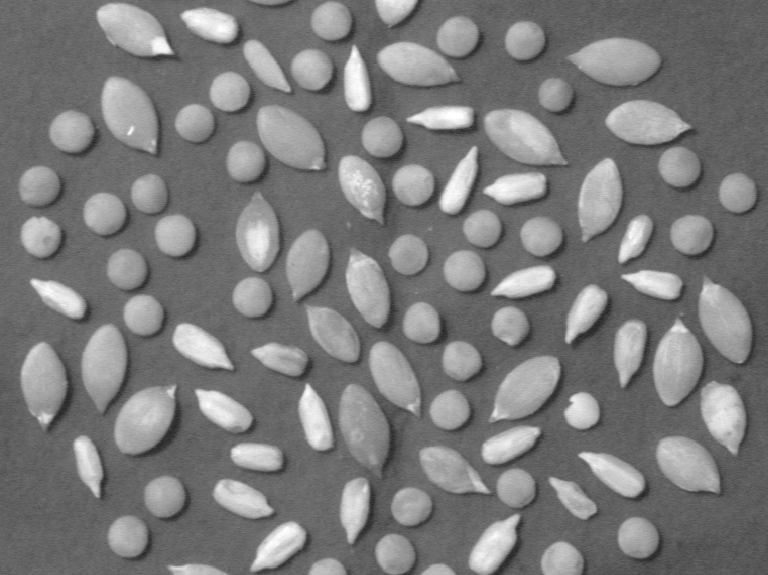
%> input picture Traitement d Images/TP3/img/Seeds.png, 768 x 575 px
$ octave classification.m   (GNU Octave 9; MATLAB toolbox functions it lacks are replaced by stand-ins)
%> lines starting %> are read from the running program, lines starting %| are printed output that depends on the picture; in (x1, y1, x2, y2) boxes, pixels count from 0 and x2, y2 are one past the last pixel; in counts of white or black regions, pixels touching at a corner belong together; the program's own positions count from 1
### Traitement d Images/TP3/PropSeed.m
function Tab = PropSeed(Ig)
  Tab = regionprops(logical(Ig), 'Area','Eccentricity');
  Tab = cell2mat(struct2cell(Tab))';
end

### Traitement d Images/TP3/classification.m


%% 2.1 Pretraitement
% chaque type de graine a une taille et une forme distinctive
Seeds = imread("img/Seeds.png");
%> Seeds is the input picture: size 575x768 uint8; min 33, max 255, mean 123.5
maxi = max(Seeds(:));
%> maxi = 255
mini = min(Seeds(:));
%> mini = 33
% normalisation : exploiter toute la dynamique
normal = (255 / (maxi-mini)) * (Seeds - mini);
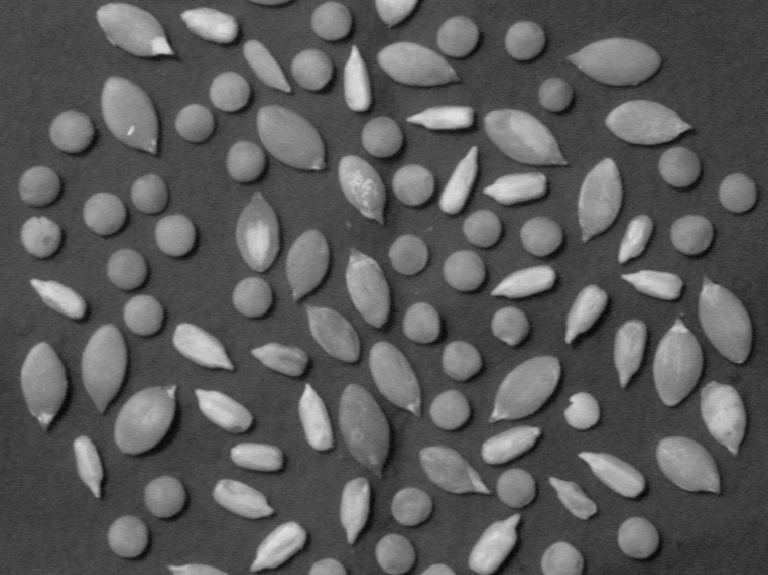
%> normal: size 575x768 uint8; min 0, max 222, mean 90.5
%binaire = imbinarize(normal); %% MatLab
binaire = im2bw(normal); %% Octave
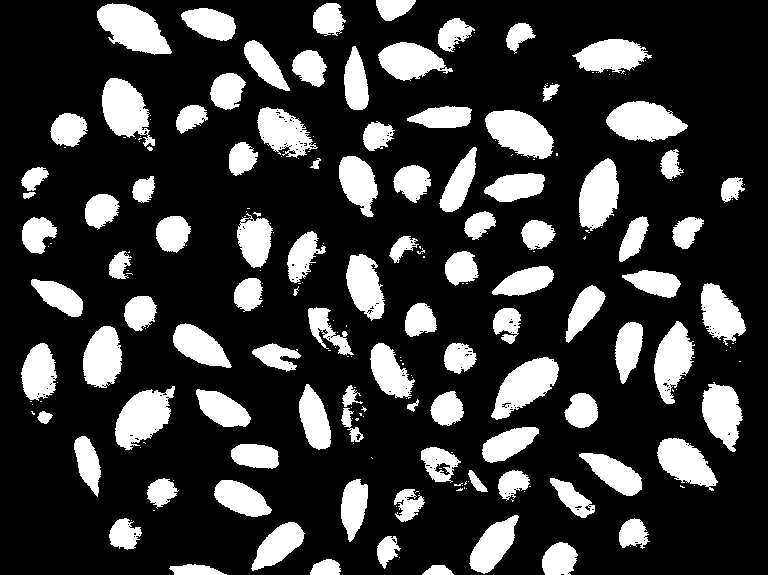
%> binaire: size 575x768 logical; 22.3% white; 225 white regions (125 under 20 px), largest, box (x1, y1, x2, y2) and area: (97, 3, 172, 55) 2373, (606, 101, 688, 142) 2288, (115, 386, 175, 450) 2274

figure;
subplot(1,3,1);
imshow(Seeds);
subplot(1,3,2);
imshow(normal);
imwrite(normal, "seeds_normal.png");
subplot(1,3,3);
imshow(binaire);
imwrite(normal, "seeds_bin.png");

disk = strel("disk", 3);
ouver = imdilate(imerode(binaire, disk), disk);
%> ouver: size 575x768 logical; 21.2% white; 102 white regions, largest, box (x1, y1, x2, y2) and area: (97, 4, 171, 54) 2334, (606, 101, 687, 141) 2250, (485, 110, 553, 159) 2213
figure;
imshow(ouver);

img_zero = zeros(size(Seeds));
img_zero(:, 1) = 1;
%> img_zero: size 575x768 double; values 0 (black) and 1 (white), 0.13% white in thin lines or dots, all inside (x1, y1, x2, y2) = (0, 0, 1, 575)
img_zero(:, end) = 1;
img_zero(1, :) = 1;
img_zero(end, :) = 1;
%> img_zero: size 575x768 double; values 0 (black) and 1 (white), 0.61% white in thin lines or dots

graines_coupees = imreconstruct(img_zero, double(ouver));
%> graines_coupees: size 575x768 double; values 0 (black) and 1 (white), 0.57% white; 5 white regions, box (x1, y1, x2, y2) and area: (542, 542, 577, 575) 905, (376, 0, 416, 21) 587, (171, 564, 223, 575) 430, (310, 559, 340, 575) 381, (423, 565, 453, 575) 223
imgF = ouver - graines_coupees;
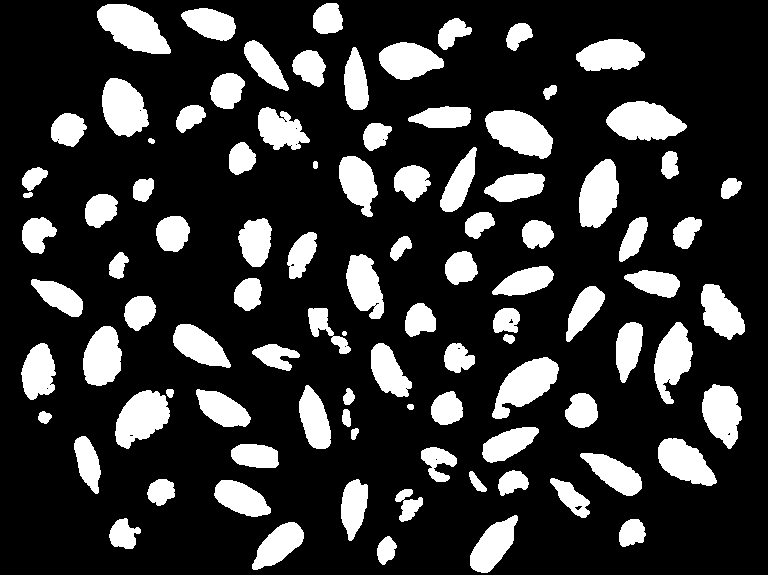
%> imgF: size 575x768 double; values 0 (black) and 1 (white), 20.7% white; 97 white regions, largest, box (x1, y1, x2, y2) and area: (97, 4, 171, 54) 2334, (606, 101, 687, 141) 2250, (485, 110, 553, 159) 2213

figure;
subplot(1, 2, 1);
imshow(imgF);
subplot(1, 2, 2);
imshow(graines_coupees)

%% 2.2 Granulometrie
tailles = zeros(1, 20);
for i = 1:20
    disk = strel("disk", i);
    imgO = imdilate(imerode(imgF, disk), disk);
    %figure;
    %imshow(imgO);
    tailles(i) = length(PropSeed(imgO));
end
%> this loop made 20 passes
%> Tab in PropSeed on passes 19 to 20: [1122 0.212; 1380 0.459; 1615 0.633; 1570 0.539; 1460 0.574], [1439 0.444]
%> after the loop, tailles = 20 values, max 99 at index 2, min 2 at index 20, mean 57.5

figure;
plot(1:20, tailles);
xlabel("Taille du disque"), ylabel("Nombre de graines");
%> after `ylabel("Nombre de graines")`:
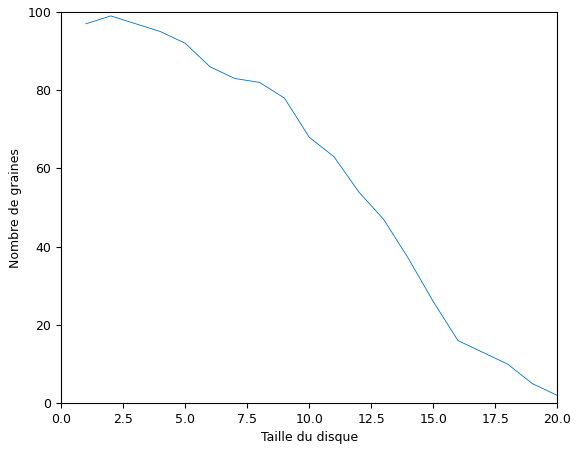
%> figure redrawn from the program's plot data; curve peaks at x = 2, y = 99

%% Classif
m1 = strel("disk", 4); %% petite graines
m2 = strel("disk", 15); %% moyennes graines
m3 = strel("disk", 19); %% grandes graines

toutes = imdilate(imerode(imgF, m1), m1);
%> toutes: size 575x768 double; values 0 (black) and 1 (white), 20.3% white; 95 white regions, largest, box (x1, y1, x2, y2) and area: (97, 4, 171, 54) 2326, (606, 101, 687, 140) 2242, (485, 110, 553, 159) 2203
moyennes_grandes = imdilate(imerode(imgF, m2), m2);
%> moyennes_grandes: size 575x768 double; values 0 (black) and 1 (white), 7.3% white; 26 white regions, largest, box (x1, y1, x2, y2) and area: (488, 110, 550, 155) 1996, (102, 4, 160, 52) 1964, (610, 101, 674, 139) 1938
grandes = imdilate(imerode(imgF, m3), m3);
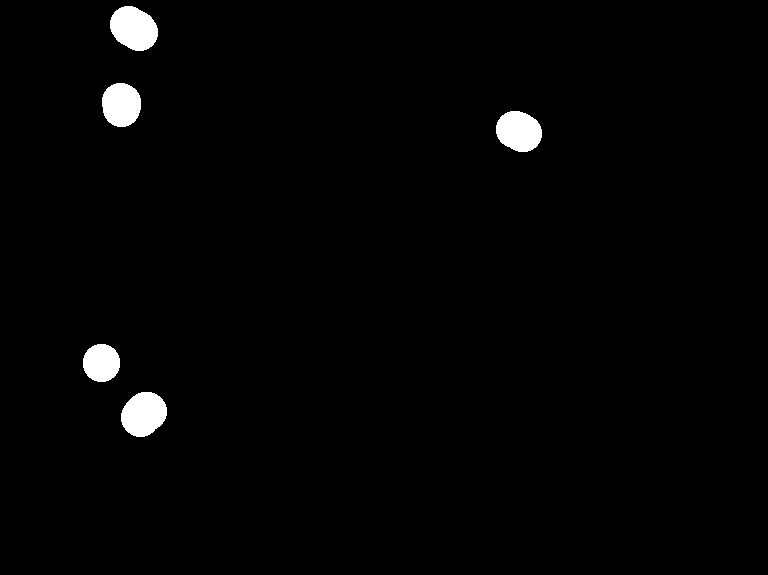
%> grandes: size 575x768 double; values 0 (black) and 1 (white), 1.6% white; 5 white regions, box (x1, y1, x2, y2) and area: (110, 6, 158, 51) 1615, (121, 392, 167, 437) 1570, (496, 111, 542, 152) 1460, (102, 83, 141, 127) 1380, (83, 344, 120, 382) 1122

figure;
subplot(1, 3, 1);
imshow(toutes);
subplot(1, 3, 2);
imshow(moyennes_grandes);
subplot(1, 3, 3);
imshow(grandes);

b = conv2([1 1 1; 1 1 1; 1 1 1], [1 1 1; 1 1 1; 1 1 1]);
b= conv2(b,b);
b= conv2(b,b);

figure;
subplot(2, 3, 1);
imshow(toutes - moyennes_grandes);
subplot(2, 3, 2);
imshow(moyennes_grandes - grandes);
subplot(2, 3, 3);
imshow(grandes);
subplot(2, 3, 4);
imshow(toutes - imdilate(moyennes_grandes, b));
subplot(2, 3, 5);
imshow(moyennes_grandes - imdilate(grandes, b));
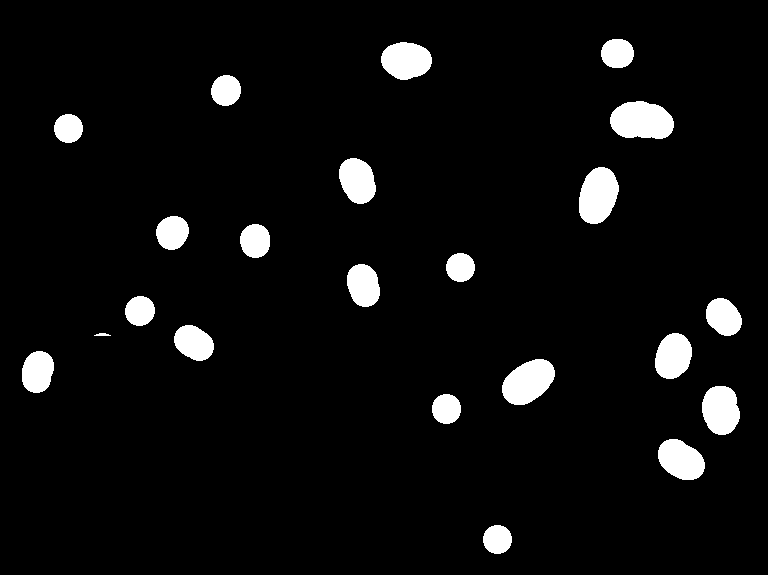
%> displayed picture: size 575x768, on the screen's scale of 0 to 255; 5.3% white; 22 white regions, largest, box (x1, y1, x2, y2) and area: (610, 101, 674, 139) 1938, (579, 167, 619, 224) 1730, (502, 359, 555, 405) 1715
subplot(2, 3, 6);
imshow(grandes);

% Comme l'ouverture diminue la taille des graines, les soustraction des
% images ont beaucoup de bruit, donc cette methode de classification est
% efficace mais les images doivent passer un traitement pour qu'elles sont
% meilleures

%% 2.3
T = PropSeed(imgF);
%> in PropSeed (call 21), `Tab = regionprops(logical(Ig), 'Area','Eccentricity');`: Tab = 97 regions; largest, Area and Eccentricity: 2334 0.876, 2250 0.868, 2213 0.854, 2179 0.892, 2100 0.776
%> in PropSeed (call 21), `Tab = cell2mat(struct2cell(Tab))';`: Tab = 97 rows, first 12: [1433 0.802; 385 0.784; 853 0.586; 47 0.852; 1092 0.913; 127 0.429; 885 0.428; 965 0.93; 1789 0.789; 841 0.618; 2334 0.876; 2007 0.717]
%> T has the same summary as Tab in PropSeed
figure;
scatter(T(:, 1), T(:, 2));
xlabel("Aire de la graine (en pixels)"), ylabel("Excentricite");
%> after `ylabel("Excentricite")`:
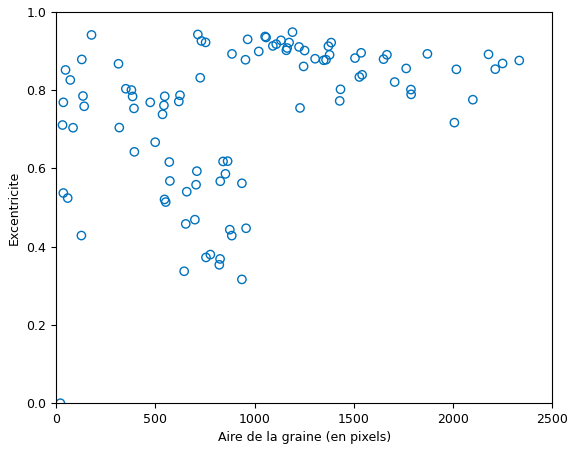
%> figure redrawn from the program's plot data

% petites graines
% moyennes graines
% grandes graines

classes = zeros(1, length(T));
for i = 1:length(T)
    if T(i, 1) >= 500 && T(i, 1) < 1500 && T(i, 2) >= 0 && T(i, 2) < 0.6
        classes(i) = 2;
    elseif T(i, 1) > 2000 && T(i, 2) > 0.7
        classes(i) = 3;
    else
        classes(i) = 1;
    end
end
%> after the loop, classes = 97 values, max 3 at index 11, min 1 at index 1, mean 1.35

fprintf("petites graines: %d, moyennes graines: %d; grandes graines: %d\n", sum(classes(:) == 1), sum(classes(:) == 2), sum(classes(:) == 3));
%| petites graines: 70, moyennes graines: 20; grandes graines: 7
